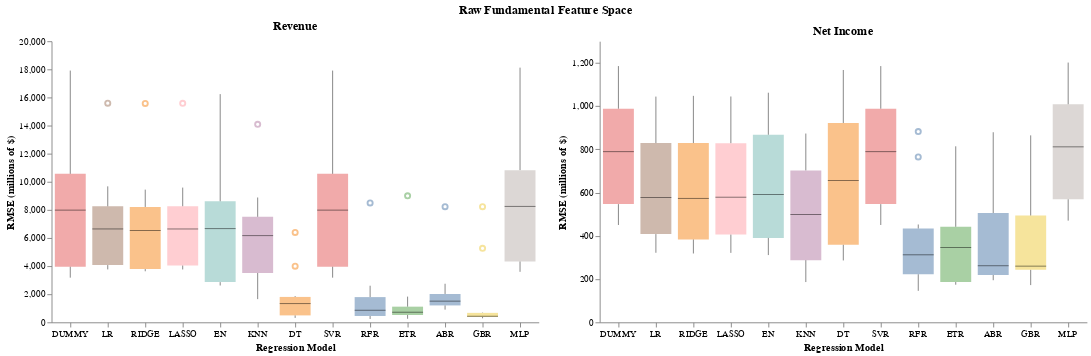

Notebook code for this chart:
### Code cell
full_chart = (rev_chart | ear_chart ).properties(
    title=alt.TitleParams('Raw Fundamental Feature Space', anchor='middle'))
full_chart.configure_view(stroke=None)

### Figure 1 — Vega-Lite specification as saved in the notebook (floating-point values rounded to 4 significant figures; data arrays with more than 128 entries replaced by an {"elided": "..."} marker saying what was removed)
{"config": {"view": {"continuousWidth": 300, "continuousHeight": 300, "stroke": null}}, "hconcat": [{"data": {"name": "data-8042535e1ac8b2ea4b29ff94db474295"}, "mark": {"type": "boxplot", "median": {"color": "black", "strokeWidth": 3}, "opacity": 0.5, "size": 33}, "encoding": {"color": {"field": "model", "legend": null, "type": "nominal"}, "x": {"axis": {"grid": false, "labelAngle": 0}, "field": "model", "sort": ["DUMMY", "LR", "RIDGE", "LASSO", "EN", "KNN", "DT", "SVR", "RFR", "ETR", "ABR", "GBR", "MLP"], "title": "Regression Model", "type": "nominal"}, "y": {"axis": {"grid": false}, "field": "rmse", "title": "RMSE (millions of $)", "type": "quantitative"}}, "height": 300, "title": "Revenue", "width": 520}, {"data": {"name": "data-db58002f8db2143c1f02cfb2803b2045"}, "mark": {"type": "boxplot", "median": {"color": "black", "strokeWidth": 3}, "opacity": 0.5, "size": 33}, "encoding": {"color": {"field": "model", "legend": null, "type": "nominal"}, "x": {"axis": {"grid": false, "labelAngle": 0}, "field": "model", "sort": ["DUMMY", "LR", "RIDGE", "LASSO", "EN", "KNN", "DT", "SVR", "RFR", "ETR", "ABR", "GBR", "MLP"], "title": "Regression Model", "type": "nominal"}, "y": {"axis": {"grid": false}, "field": "rmse", "title": "RMSE (millions of $)", "type": "quantitative"}}, "height": 300, "title": "Net Income", "width": 520}], "title": {"text": "Raw Fundamental Feature Space", "anchor": "middle"}, "$schema": "https://vega.github.io/schema/vega-lite/v5.20.1.json", "datasets": {"data-8042535e1ac8b2ea4b29ff94db474295": {"elided": "130 records"}, "data-db58002f8db2143c1f02cfb2803b2045": {"elided": "130 records"}}}
